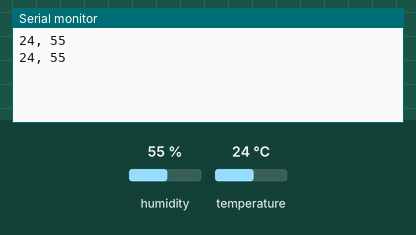
This sketch was run on a simulated Arduino Uno, built with avr-gcc and run on an emulated ATmega328P. Parts: the last lines printed to the serial monitor. The test bench sets the inputs (shaded band); at power-on: humidity 55 %, temperature 24 °C.

Above: at 2.8 s.
2.9 s: humidity set to 22 %
At 5.0 s:
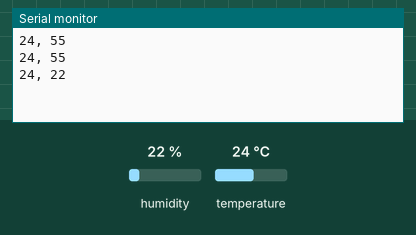
5.6 s: temperature set to 12 °C
At 7.4 s:
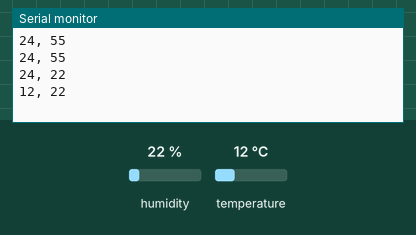
8.3 s: humidity set to 40 %
At 11.0 s:
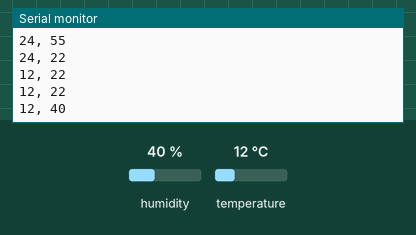
Timing chart, 0 to 12.5 s (numbered marks = the images above; inputs shaded):
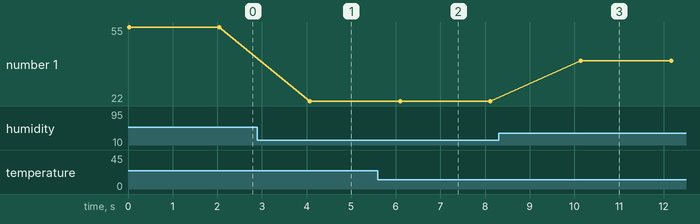

Measured:
- after the input at 2.9 s, the serial monitor: prints a new line after 1.2 s (image 1)
- after the input at 5.6 s, the serial monitor: prints a new line after 0.49 s (image 2)
- after the input at 8.3 s, the serial monitor: prints a new line after 1.8 s (image 3)
- plotted number 1: 55 → 22 after the input at 2.9 s, 22 → 40 after the input at 8.3 s

The sketch:

_______.ino
```cpp
#include <DHT.h>

#define dhtpin 12
#define dhttype DHT11

DHT dht(dhtpin, dhttype);

void setup() {
  // put your setup code here, to run once:
  Serial.begin(9600);
  dht.begin();

}

void loop() {
  // put your main code here, to run repeatedly:
  int temp = dht.readTemperature();
  int humi = dht.readHumidity();

  //Serial.print("Temp = ");
  Serial.print(temp);
  //Serial.print("oC");
  Serial.print(", ");
  //Serial.print("Humi = ");
  Serial.println(humi);
  //Serial.println(" %");
  delay(2000);
}
```
